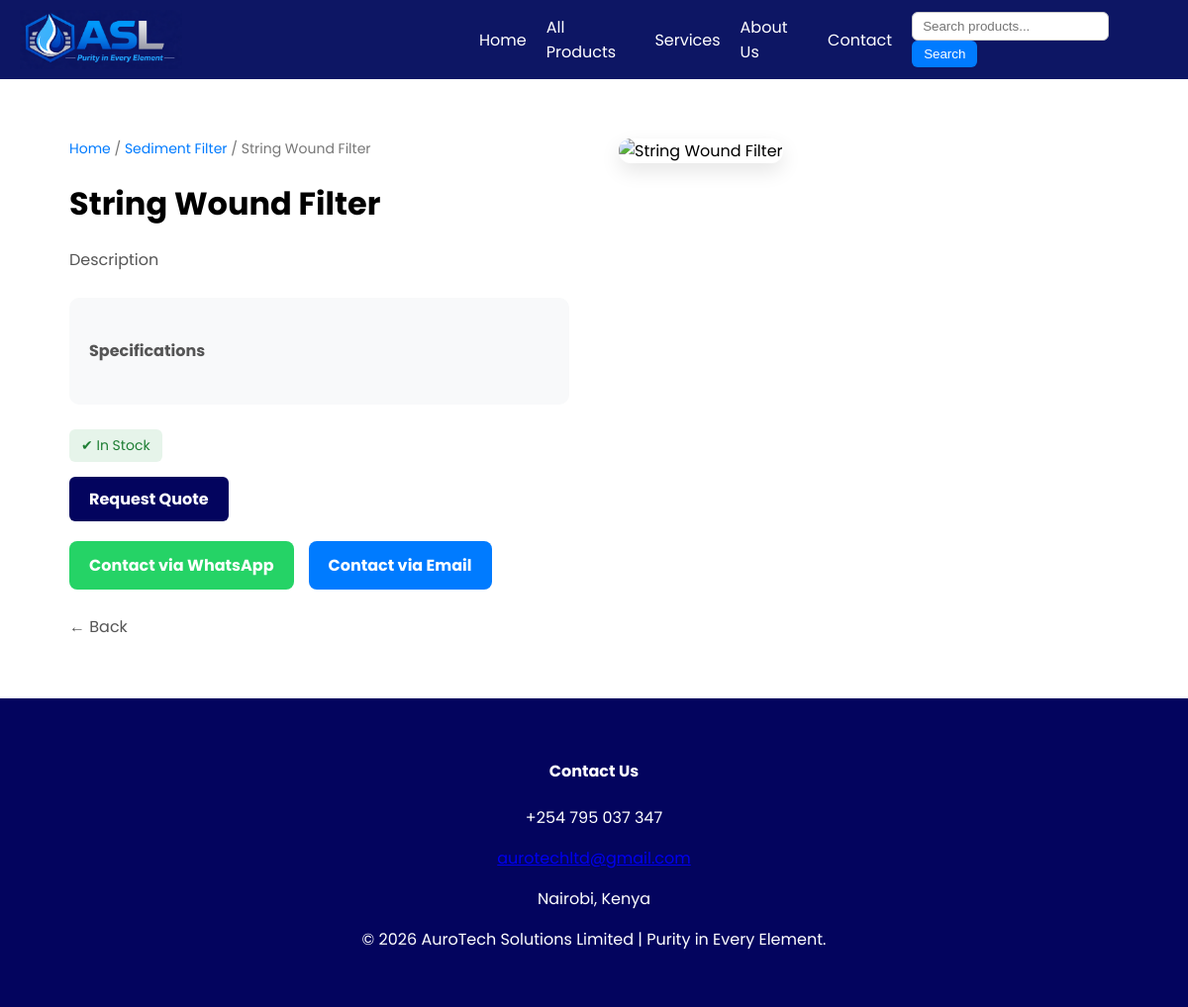
Screenshot of /products/string-wound-filter/ with the database file from the repository.
### aurotech/models.py (models this page shows, shortened)
class Product(models.Model):
    core_product = models.ForeignKey(
        CoreProduct,
        on_delete=models.CASCADE,
        related_name='products'
    )
    name = models.CharField(max_length=200)
    slug = models.SlugField(unique=True)
    description = models.TextField()
    filter_size = models.CharField(max_length=100, blank=True, null=True)
    pore_size = models.CharField(max_length=100, blank=True, null=True)
    diameter = models.CharField(max_length=100, blank=True, null=True)
    price = models.DecimalField(max_digits=10, decimal_places=2, blank=True, null=True)
    image = CloudinaryField('image')
    odoo_id = models.IntegerField(null=True, blank=True, help_text="ID of this product in Odoo")

class CoreProduct(models.Model):
    name = models.CharField(max_length=100)
    slug = models.SlugField(unique=True)

### aurotech/views.py (the view)
# urls.py: path('products/<slug:slug>/', views.product_detail, name='product_detail'),
def product_detail(request, slug):
    product = get_object_or_404(Product, slug=slug)
    return render(request, 'aurotech/product_detail.html', {'product': product})

### aurotech/templates/aurotech/product_detail.html (shortened to what this page needs)
{% extends 'base.html' %}
{% load static %}
{% block content %}
<div class="page-container">
    <div class="product-wrapper">
        <div class="product-details">
            <div class="breadcrumb">
                <a href="/">Home</a> /
                <a href="{% url 'core_product_detail' product.core_product.slug %}">
                    {{ product.core_product.name }}
                </a> /
                {{ product.name }}
            </div>
            <h1>{{ product.name }}</h1>
            <div class="product-description">
                <p>{{ product.description }}</p>
                {% if product.core_product.slug == "sediment-filter" or product.core_product.slug == "carbon-filter" %}
                    <div class="spec-box">
                        <h4>Specifications</h4>
                    </div>
                {% endif %}
            </div>
            <div class="product-meta">
                <span class="availability">✔ In Stock</span>
            </div>
            <a href="{% url 'request_multi_quote' %}" class="quote-btn">
                Request Quote
            </a>
            <div class="contact-buttons">
                <a href="https://wa.me/254795298917?text=Hello, I am interested in {{ product.name }}"
                   class="btn btn-whatsapp">
                    Contact via WhatsApp
                </a>
                <a href="mailto:aurotechltd@gmail.com?subject=Inquiry about {{ product.name }}"
                   class="btn btn-email">
                    Contact via Email
                </a>
            </div>
            <a href="{% url 'core_product_detail' product.core_product.slug %}" class="btn-back">
                ← Back
            </a>
        </div>
        <div class="product-image">
            {% if product.image %}
                <img src="{{ product.image.url }}" alt="{{ product.name }}">
            {% else %}
                <img src="{% static 'images/products/default.jpg' %}" alt="No image available">
            {% endif %}
        </div>
    </div>
</div>
{% endblock %}

### templates/base.html (style rules this page uses)
* { box-sizing: border-box; }
html, body { max-width: 100%; overflow-x: hidden; }
body { margin: 0; font-family: 'Poppins', sans-serif; overflow-x: hidden; }

### aurotech/templates/aurotech/product_detail.html (style rules this page uses)
.page-container { max-width: 1100px; margin: 60px auto; padding: 0 20px; }
.product-wrapper { display: flex; gap: 50px; align-items: flex-start; }
.product-image { flex: 1; }
.product-image img { width: 100%; border-radius: 12px; box-shadow: 0 8px 20px rgba(0,0,0,0.1); }
.product-details { flex: 1; }
.product-details h1 { margin-bottom: 20px; }
.product-description { margin-bottom: 25px; line-height: 1.6; color: #555; }
.contact-buttons { display: flex; gap: 15px; flex-wrap: wrap; margin-top: 20px; }
.btn { padding: 12px 20px; border-radius: 8px; text-decoration: none; font-weight: bold; transition: 0.3s ease; display: inline-block; }
.btn-whatsapp { background: #25D366; color: white; }
.btn-email { background: #007bff; color: white; }
.btn-back { margin-top: 25px; display: inline-block; text-decoration: none; color: #555; }
.spec-box { background: #f8f9fa; padding: 20px; border-radius: 10px; margin-top: 25px; }
.breadcrumb { font-size: 14px; margin-bottom: 15px; color: #777; }
.breadcrumb a { text-decoration: none; color: #007bff; }
.availability { background: #e6f4ea; color: #1e7e34; padding: 6px 12px; border-radius: 6px; font-size: 14px; display: inline-block; margin-bottom: 15px; }
.quote-btn { display: inline-block; background-color: #03045E; color: white; padding: 10px 20px; text-decoration: none; border-radius: 6px; font-weight: bold; transition: background 0.3s ease, transform 0.2s ease; }

### rows the page displays
Product: core_product.name "Sediment Filter", name "String Wound Filter", description "Description"
